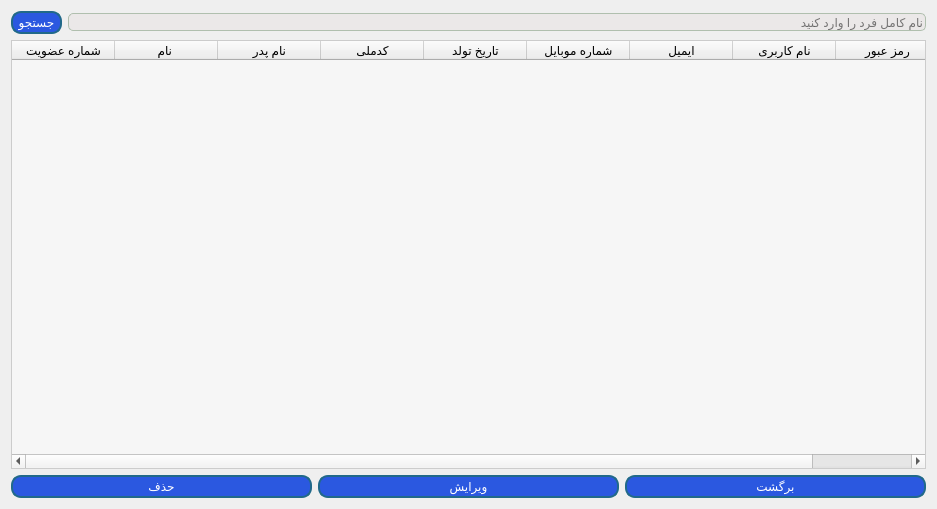
<?xml version="1.0" encoding="UTF-8"?>
<ui version="4.0">
 <class>SearchMember</class>
 <widget class="QDialog" name="SearchMember">
  <property name="geometry">
   <rect>
    <x>0</x>
    <y>0</y>
    <width>937</width>
    <height>509</height>
   </rect>
  </property>
  <property name="windowTitle">
   <string>Dialog</string>
  </property>
  <property name="styleSheet">
   <string notr="true">
QLineEdit{
	border : 1px solid #b0bfae;
	border-radius : 5px;
	background-color : #ebe8e8;
}

QPushButton{
	border-radius: 10px;
	padding : 2px 5px;
	background :#2b58e0;
	border : 2px solid #21698a;
	color : white;
}
QPushButton:hover {
	background-color : #75a0eb ;
}
QToolButton
{
border-radius:10px;
background:red;
color:white;
}
QTableWidget{
selection-background-color: #75a0eb ;
border : 1px solid #ccc;
background-color : #f6f6f6;
alternate-background-color : #e9e9e9;
color : black;
}
</string>
  </property>
  <layout class="QVBoxLayout" name="verticalLayout">
   <item>
    <layout class="QHBoxLayout" name="horizontalLayout">
     <item>
      <widget class="QPushButton" name="search">
       <property name="text">
        <string>جستجو</string>
       </property>
      </widget>
     </item>
     <item>
      <widget class="QLineEdit" name="nameSearch">
       <property name="placeholderText">
        <string>نام کامل فرد را وارد کنید</string>
       </property>
      </widget>
     </item>
    </layout>
   </item>
   <item>
    <widget class="QTableWidget" name="tableMembers">
     <attribute name="horizontalHeaderDefaultSectionSize">
      <number>103</number>
     </attribute>
     <attribute name="horizontalHeaderStretchLastSection">
      <bool>true</bool>
     </attribute>
     <attribute name="verticalHeaderStretchLastSection">
      <bool>true</bool>
     </attribute>
     <column>
      <property name="text">
       <string>شماره عضویت</string>
      </property>
     </column>
     <column>
      <property name="text">
       <string>نام </string>
      </property>
     </column>
     <column>
      <property name="text">
       <string>نام پدر</string>
      </property>
     </column>
     <column>
      <property name="text">
       <string>کدملی</string>
      </property>
     </column>
     <column>
      <property name="text">
       <string>تاریخ تولد</string>
      </property>
     </column>
     <column>
      <property name="text">
       <string>شماره موبایل</string>
      </property>
     </column>
     <column>
      <property name="text">
       <string>ایمیل</string>
      </property>
     </column>
     <column>
      <property name="text">
       <string>نام کاربری</string>
      </property>
     </column>
     <column>
      <property name="text">
       <string>رمز عبور</string>
      </property>
     </column>
    </widget>
   </item>
   <item>
    <layout class="QHBoxLayout" name="horizontalLayout_2">
     <item>
      <widget class="QPushButton" name="delete_2">
       <property name="text">
        <string>حذف</string>
       </property>
      </widget>
     </item>
     <item>
      <widget class="QPushButton" name="edit">
       <property name="text">
        <string>ویرایش</string>
       </property>
      </widget>
     </item>
     <item>
      <widget class="QPushButton" name="back">
       <property name="text">
        <string>برگشت</string>
       </property>
      </widget>
     </item>
    </layout>
   </item>
  </layout>
 </widget>
 <resources/>
 <connections/>
</ui>
